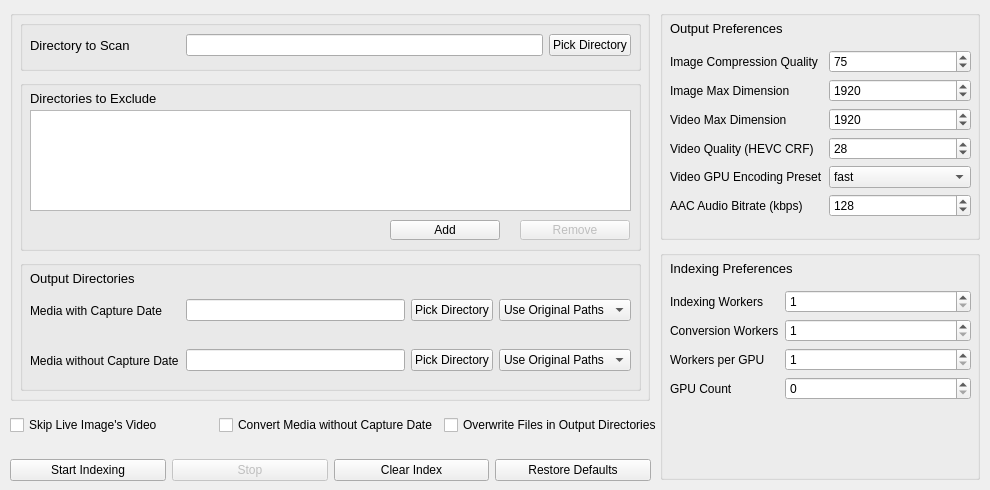
<?xml version="1.0" encoding="UTF-8"?>
<ui version="4.0">
 <class>MainWindow</class>
 <widget class="QMainWindow" name="MainWindow">
  <property name="geometry">
   <rect>
    <x>0</x>
    <y>0</y>
    <width>990</width>
    <height>490</height>
   </rect>
  </property>
  <property name="windowTitle">
   <string>Personal Image Explorer</string>
  </property>
  <property name="inputMethodHints">
   <set>Qt::ImhNone</set>
  </property>
  <widget class="QWidget" name="centralwidget">
   <widget class="QWidget" name="horizontalLayoutWidget_2">
    <property name="geometry">
     <rect>
      <x>10</x>
      <y>450</y>
      <width>641</width>
      <height>41</height>
     </rect>
    </property>
    <layout class="QHBoxLayout" name="horizontalLayout_2">
     <item>
      <widget class="QPushButton" name="btnStartIndex">
       <property name="sizePolicy">
        <sizepolicy hsizetype="Minimum" vsizetype="Fixed">
         <horstretch>0</horstretch>
         <verstretch>0</verstretch>
        </sizepolicy>
       </property>
       <property name="text">
        <string>Start Indexing</string>
       </property>
      </widget>
     </item>
     <item>
      <widget class="QPushButton" name="btnStop">
       <property name="enabled">
        <bool>false</bool>
       </property>
       <property name="sizePolicy">
        <sizepolicy hsizetype="Minimum" vsizetype="Fixed">
         <horstretch>0</horstretch>
         <verstretch>0</verstretch>
        </sizepolicy>
       </property>
       <property name="text">
        <string>Stop</string>
       </property>
      </widget>
     </item>
     <item>
      <widget class="QPushButton" name="btnClearIndex">
       <property name="sizePolicy">
        <sizepolicy hsizetype="Minimum" vsizetype="Fixed">
         <horstretch>0</horstretch>
         <verstretch>0</verstretch>
        </sizepolicy>
       </property>
       <property name="text">
        <string>Clear Index</string>
       </property>
      </widget>
     </item>
     <item>
      <widget class="QPushButton" name="btnRestoreDefaults">
       <property name="text">
        <string>Restore Defaults</string>
       </property>
      </widget>
     </item>
    </layout>
   </widget>
   <widget class="QGroupBox" name="groupBox">
    <property name="geometry">
     <rect>
      <x>10</x>
      <y>10</y>
      <width>640</width>
      <height>391</height>
     </rect>
    </property>
    <property name="title">
     <string/>
    </property>
    <property name="alignment">
     <set>Qt::AlignLeading|Qt::AlignLeft|Qt::AlignVCenter</set>
    </property>
    <property name="flat">
     <bool>false</bool>
    </property>
    <property name="checkable">
     <bool>false</bool>
    </property>
    <widget class="QGroupBox" name="groupBox_4">
     <property name="geometry">
      <rect>
       <x>10</x>
       <y>70</y>
       <width>621</width>
       <height>171</height>
      </rect>
     </property>
     <property name="title">
      <string/>
     </property>
     <widget class="QListWidget" name="lwDirsToExclude">
      <property name="geometry">
       <rect>
        <x>10</x>
        <y>30</y>
        <width>601</width>
        <height>101</height>
       </rect>
      </property>
     </widget>
     <widget class="QLabel" name="Dirs_2">
      <property name="geometry">
       <rect>
        <x>10</x>
        <y>10</y>
        <width>291</width>
        <height>16</height>
       </rect>
      </property>
      <property name="font">
       <font>
        <pointsize>10</pointsize>
       </font>
      </property>
      <property name="text">
       <string>Directories to Exclude</string>
      </property>
     </widget>
     <widget class="QPushButton" name="btnDelDirToExclude">
      <property name="enabled">
       <bool>false</bool>
      </property>
      <property name="geometry">
       <rect>
        <x>500</x>
        <y>140</y>
        <width>110</width>
        <height>20</height>
       </rect>
      </property>
      <property name="text">
       <string>Remove</string>
      </property>
     </widget>
     <widget class="QPushButton" name="btnAddDirToExclude">
      <property name="geometry">
       <rect>
        <x>370</x>
        <y>140</y>
        <width>110</width>
        <height>20</height>
       </rect>
      </property>
      <property name="text">
       <string>Add</string>
      </property>
     </widget>
    </widget>
    <widget class="QGroupBox" name="groupBox_5">
     <property name="geometry">
      <rect>
       <x>10</x>
       <y>250</y>
       <width>621</width>
       <height>131</height>
      </rect>
     </property>
     <property name="title">
      <string/>
     </property>
     <widget class="QLabel" name="Dirs_3">
      <property name="geometry">
       <rect>
        <x>10</x>
        <y>10</y>
        <width>291</width>
        <height>16</height>
       </rect>
      </property>
      <property name="font">
       <font>
        <pointsize>10</pointsize>
       </font>
      </property>
      <property name="text">
       <string>Output Directories</string>
      </property>
     </widget>
     <widget class="QWidget" name="horizontalLayoutWidget">
      <property name="geometry">
       <rect>
        <x>10</x>
        <y>30</y>
        <width>601</width>
        <height>41</height>
       </rect>
      </property>
      <layout class="QHBoxLayout" name="horizontalLayout">
       <item>
        <widget class="QLabel" name="label">
         <property name="minimumSize">
          <size>
           <width>150</width>
           <height>0</height>
          </size>
         </property>
         <property name="text">
          <string>Media with Capture Date</string>
         </property>
        </widget>
       </item>
       <item>
        <widget class="QLineEdit" name="txtOutputDir">
         <property name="readOnly">
          <bool>true</bool>
         </property>
        </widget>
       </item>
       <item>
        <widget class="QPushButton" name="btnPickOutputDir">
         <property name="text">
          <string>Pick Directory</string>
         </property>
        </widget>
       </item>
       <item>
        <widget class="QComboBox" name="cbOutputDirPathType">
         <item>
          <property name="text">
           <string>Use Original Paths</string>
          </property>
         </item>
         <item>
          <property name="text">
           <string>Sort by Date</string>
          </property>
         </item>
        </widget>
       </item>
      </layout>
     </widget>
     <widget class="QWidget" name="horizontalLayoutWidget_4">
      <property name="geometry">
       <rect>
        <x>10</x>
        <y>80</y>
        <width>601</width>
        <height>41</height>
       </rect>
      </property>
      <layout class="QHBoxLayout" name="horizontalLayout_4">
       <item>
        <widget class="QLabel" name="label_8">
         <property name="minimumSize">
          <size>
           <width>150</width>
           <height>0</height>
          </size>
         </property>
         <property name="text">
          <string>Media without Capture Date</string>
         </property>
        </widget>
       </item>
       <item>
        <widget class="QLineEdit" name="txtUnknownOutputDir">
         <property name="readOnly">
          <bool>true</bool>
         </property>
        </widget>
       </item>
       <item>
        <widget class="QPushButton" name="btnPickUnknownOutputDir">
         <property name="text">
          <string>Pick Directory</string>
         </property>
        </widget>
       </item>
       <item>
        <widget class="QComboBox" name="cbUnknownOutputDirPathType">
         <item>
          <property name="text">
           <string>Use Original Paths</string>
          </property>
         </item>
        </widget>
       </item>
      </layout>
     </widget>
    </widget>
    <widget class="QGroupBox" name="groupBox_6">
     <property name="geometry">
      <rect>
       <x>10</x>
       <y>10</y>
       <width>621</width>
       <height>51</height>
      </rect>
     </property>
     <property name="title">
      <string/>
     </property>
     <widget class="QWidget" name="horizontalLayoutWidget_3">
      <property name="geometry">
       <rect>
        <x>10</x>
        <y>10</y>
        <width>601</width>
        <height>31</height>
       </rect>
      </property>
      <layout class="QHBoxLayout" name="horizontalLayout_3">
       <item>
        <widget class="QLabel" name="label_9">
         <property name="minimumSize">
          <size>
           <width>150</width>
           <height>0</height>
          </size>
         </property>
         <property name="font">
          <font>
           <pointsize>10</pointsize>
          </font>
         </property>
         <property name="text">
          <string>Directory to Scan</string>
         </property>
        </widget>
       </item>
       <item>
        <widget class="QLineEdit" name="txtMonitoredDir">
         <property name="readOnly">
          <bool>true</bool>
         </property>
        </widget>
       </item>
       <item>
        <widget class="QPushButton" name="btnPickMonitoredDir">
         <property name="text">
          <string>Pick Directory</string>
         </property>
        </widget>
       </item>
      </layout>
     </widget>
    </widget>
   </widget>
   <widget class="QGroupBox" name="groupBox_2">
    <property name="geometry">
     <rect>
      <x>660</x>
      <y>10</y>
      <width>320</width>
      <height>230</height>
     </rect>
    </property>
    <property name="styleSheet">
     <string notr="true"/>
    </property>
    <property name="title">
     <string/>
    </property>
    <widget class="QWidget" name="formLayoutWidget">
     <property name="geometry">
      <rect>
       <x>10</x>
       <y>40</y>
       <width>301</width>
       <height>191</height>
      </rect>
     </property>
     <layout class="QFormLayout" name="formLayout">
      <property name="fieldGrowthPolicy">
       <enum>QFormLayout::AllNonFixedFieldsGrow</enum>
      </property>
      <property name="rowWrapPolicy">
       <enum>QFormLayout::DontWrapRows</enum>
      </property>
      <item row="0" column="0">
       <widget class="QLabel" name="label_2">
        <property name="text">
         <string>Image Compression Quality</string>
        </property>
       </widget>
      </item>
      <item row="0" column="1">
       <widget class="QSpinBox" name="spinImageQuality">
        <property name="minimum">
         <number>5</number>
        </property>
        <property name="maximum">
         <number>100</number>
        </property>
        <property name="singleStep">
         <number>5</number>
        </property>
        <property name="value">
         <number>75</number>
        </property>
       </widget>
      </item>
      <item row="1" column="0">
       <widget class="QLabel" name="label_4">
        <property name="text">
         <string>Image Max Dimension</string>
        </property>
       </widget>
      </item>
      <item row="1" column="1">
       <widget class="QSpinBox" name="spinImageMaxDimension">
        <property name="minimum">
         <number>480</number>
        </property>
        <property name="maximum">
         <number>10000</number>
        </property>
        <property name="value">
         <number>1920</number>
        </property>
       </widget>
      </item>
      <item row="2" column="0">
       <widget class="QLabel" name="label_7">
        <property name="text">
         <string>Video Max Dimension</string>
        </property>
       </widget>
      </item>
      <item row="2" column="1">
       <widget class="QSpinBox" name="spinVideoMaxDimension">
        <property name="minimum">
         <number>480</number>
        </property>
        <property name="maximum">
         <number>10000</number>
        </property>
        <property name="value">
         <number>1920</number>
        </property>
       </widget>
      </item>
      <item row="3" column="0">
       <widget class="QLabel" name="label_5">
        <property name="text">
         <string>Video Quality (HEVC CRF)</string>
        </property>
       </widget>
      </item>
      <item row="3" column="1">
       <widget class="QSpinBox" name="spinVideoCrf">
        <property name="maximum">
         <number>63</number>
        </property>
        <property name="value">
         <number>28</number>
        </property>
       </widget>
      </item>
      <item row="5" column="0">
       <widget class="QLabel" name="label_6">
        <property name="text">
         <string>AAC Audio Bitrate (kbps)</string>
        </property>
       </widget>
      </item>
      <item row="5" column="1">
       <widget class="QSpinBox" name="spinVideoAudioBitrate">
        <property name="minimum">
         <number>16</number>
        </property>
        <property name="maximum">
         <number>4096</number>
        </property>
        <property name="singleStep">
         <number>32</number>
        </property>
        <property name="value">
         <number>128</number>
        </property>
       </widget>
      </item>
      <item row="4" column="0">
       <widget class="QLabel" name="label_26">
        <property name="text">
         <string>Video GPU Encoding Preset</string>
        </property>
       </widget>
      </item>
      <item row="4" column="1">
       <widget class="QComboBox" name="cbVideoNvencPreset">
        <property name="currentText">
         <string>fast</string>
        </property>
        <property name="currentIndex">
         <number>2</number>
        </property>
        <property name="maxVisibleItems">
         <number>20</number>
        </property>
        <property name="insertPolicy">
         <enum>QComboBox::NoInsert</enum>
        </property>
        <property name="frame">
         <bool>true</bool>
        </property>
        <item>
         <property name="text">
          <string>slow</string>
         </property>
        </item>
        <item>
         <property name="text">
          <string>medium</string>
         </property>
        </item>
        <item>
         <property name="text">
          <string>fast</string>
         </property>
        </item>
        <item>
         <property name="text">
          <string>hp</string>
         </property>
        </item>
        <item>
         <property name="text">
          <string>hq</string>
         </property>
        </item>
        <item>
         <property name="text">
          <string>bd</string>
         </property>
        </item>
        <item>
         <property name="text">
          <string>ll</string>
         </property>
        </item>
        <item>
         <property name="text">
          <string>llhq</string>
         </property>
        </item>
        <item>
         <property name="text">
          <string>llhp</string>
         </property>
        </item>
        <item>
         <property name="text">
          <string>lossless</string>
         </property>
        </item>
        <item>
         <property name="text">
          <string>losslesshp</string>
         </property>
        </item>
       </widget>
      </item>
     </layout>
    </widget>
    <widget class="QLabel" name="label_3">
     <property name="geometry">
      <rect>
       <x>10</x>
       <y>10</y>
       <width>291</width>
       <height>16</height>
      </rect>
     </property>
     <property name="font">
      <font>
       <pointsize>10</pointsize>
      </font>
     </property>
     <property name="text">
      <string>Output Preferences</string>
     </property>
    </widget>
   </widget>
   <widget class="QGroupBox" name="groupBox_3">
    <property name="geometry">
     <rect>
      <x>660</x>
      <y>250</y>
      <width>320</width>
      <height>230</height>
     </rect>
    </property>
    <property name="styleSheet">
     <string notr="true"/>
    </property>
    <property name="title">
     <string/>
    </property>
    <widget class="QWidget" name="formLayoutWidget_4">
     <property name="geometry">
      <rect>
       <x>10</x>
       <y>40</y>
       <width>301</width>
       <height>191</height>
      </rect>
     </property>
     <layout class="QFormLayout" name="formLayout_4">
      <property name="fieldGrowthPolicy">
       <enum>QFormLayout::AllNonFixedFieldsGrow</enum>
      </property>
      <property name="rowWrapPolicy">
       <enum>QFormLayout::DontWrapRows</enum>
      </property>
      <item row="0" column="0">
       <widget class="QLabel" name="label_20">
        <property name="text">
         <string>Indexing Workers</string>
        </property>
       </widget>
      </item>
      <item row="0" column="1">
       <widget class="QSpinBox" name="spinIndexingWorkers">
        <property name="minimum">
         <number>1</number>
        </property>
        <property name="maximum">
         <number>512</number>
        </property>
        <property name="singleStep">
         <number>1</number>
        </property>
        <property name="value">
         <number>1</number>
        </property>
       </widget>
      </item>
      <item row="1" column="0">
       <widget class="QLabel" name="label_21">
        <property name="text">
         <string>Conversion Workers</string>
        </property>
       </widget>
      </item>
      <item row="1" column="1">
       <widget class="QSpinBox" name="spinConversionWorkers">
        <property name="minimum">
         <number>1</number>
        </property>
        <property name="maximum">
         <number>512</number>
        </property>
        <property name="singleStep">
         <number>1</number>
        </property>
        <property name="value">
         <number>1</number>
        </property>
       </widget>
      </item>
      <item row="2" column="0">
       <widget class="QLabel" name="label_22">
        <property name="text">
         <string>Workers per GPU</string>
        </property>
       </widget>
      </item>
      <item row="2" column="1">
       <widget class="QSpinBox" name="spinGpuWorkers">
        <property name="minimum">
         <number>1</number>
        </property>
        <property name="maximum">
         <number>512</number>
        </property>
        <property name="singleStep">
         <number>1</number>
        </property>
        <property name="value">
         <number>1</number>
        </property>
       </widget>
      </item>
      <item row="3" column="0">
       <widget class="QLabel" name="label_23">
        <property name="text">
         <string>GPU Count</string>
        </property>
       </widget>
      </item>
      <item row="3" column="1">
       <widget class="QSpinBox" name="spinGpuCount">
        <property name="minimum">
         <number>0</number>
        </property>
        <property name="maximum">
         <number>25</number>
        </property>
        <property name="singleStep">
         <number>1</number>
        </property>
        <property name="value">
         <number>0</number>
        </property>
       </widget>
      </item>
     </layout>
    </widget>
    <widget class="QLabel" name="label_25">
     <property name="geometry">
      <rect>
       <x>10</x>
       <y>10</y>
       <width>291</width>
       <height>16</height>
      </rect>
     </property>
     <property name="font">
      <font>
       <pointsize>10</pointsize>
      </font>
     </property>
     <property name="text">
      <string>Indexing Preferences</string>
     </property>
    </widget>
   </widget>
   <widget class="QWidget" name="horizontalLayoutWidget_5">
    <property name="geometry">
     <rect>
      <x>10</x>
      <y>410</y>
      <width>652</width>
      <height>31</height>
     </rect>
    </property>
    <layout class="QHBoxLayout" name="horizontalLayout_5">
     <item>
      <widget class="QCheckBox" name="chkSkipSameNameVideo">
       <property name="text">
        <string>Skip Live Image's Video</string>
       </property>
      </widget>
     </item>
     <item>
      <widget class="QCheckBox" name="chkConvertUnknown">
       <property name="text">
        <string>Convert Media without Capture Date</string>
       </property>
      </widget>
     </item>
     <item>
      <widget class="QCheckBox" name="chkOverwriteFiles">
       <property name="text">
        <string>Overwrite Files in Output Directories</string>
       </property>
      </widget>
     </item>
    </layout>
   </widget>
  </widget>
 </widget>
 <resources/>
 <connections/>
</ui>
